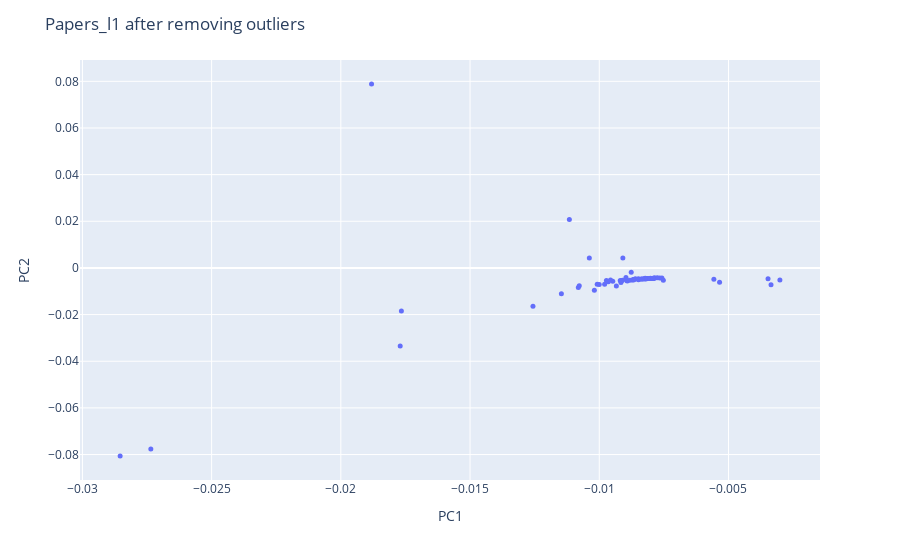

Notebook source saved alongside this figure:
### Code cell
#from above plot, we can observe that professor GuzmanRosemary and QuanZhiyu are obvious outliers.
#So we remove them and regenerate the plot
new_papers_l1_pca = papers_l1_pca.drop(['GuzmanRosemaryK_papers','WeiWei_papers','FadinaTolulope_papers'])
papers_fig_newl1 = px.scatter(new_papers_l1_pca, x='PC1', y='PC2', hover_name=new_papers_l1_pca.index)
papers_fig_newl1.update_traces(marker=dict(size=5))
papers_fig_newl1.update_layout(title = 'Papers_l1 after removing outliers')
papers_fig_newl1.show()

### Figure 1 — Plotly figure (JSON) as saved in the notebook; plotly's stock layout.template omitted (floating-point values rounded to 4 significant figures)
{"data": [{"hovertemplate": "<b>%{hovertext}</b><br><br>PC1=%{x}<br>PC2=%{y}<extra></extra>", "hovertext": ["AhlgrenScottD_papers", "AlbinPierre_papers", "BaloghJózsef_papers", "BaryshnikovYuliyM_papers", "Berwick-EvansDaniel_papers", "BocaFlorin-Petre_papers", "BradlowStevenBenjamin_papers", "BronskiJaredC_papers", "CooneyDanielB_papers", "DeVilleRELee_papers", "DeyParthaSarathi_papers", "DiFrancescoPhilippe_papers", "DoddChristopher_papers", "DunfieldNathanM_papers", "DuttaSankarPrasad_papers", "DuursmaIwanMaynard_papers", "ErdoğanMehmetBurak_papers", "FengRunhuan_papers", "FernandesRuiLoja_papers", "FordKevinB_papers", "HaboushWilliamJ_papers", "HellerJeremiahBen_papers", "HinkkanenAimo_papers", "HiraniAnilN_papers", "HungPei-Ken_papers", "HurVeraMikyoung_papers", "IvanovSergeiVladimirovich_papers", "JandaFelix_papers", "JingXiaochen_papers", "JungeMarius_papers", "KatzSheldonH_papers", "KedemRinat_papers", "KermanEly_papers", "KirkpatrickKayLene_papers", "KirrEduard_papers", "KostochkaAlexandrV_papers", "KutzarovaDenkaN_papers", "LaNaveGabriele_papers", "LaugesenRichardSnyder_papers", "LeditzkyFelix_papers", "LermanEugeneM_papers", "LiXiaochun_papers", "LiuYuan_papers", "McCarthyRandy_papers", "MineyevIgor_papers", "NikolaevIgorG_papers", "OikhbergTimur_papers", "PascaleffJamesThomas_papers", "RaptiZoi_papers", "RasmussenJacob_papers", "RasmussenSarahDean_papers", "RezkCharlesW_papers", "ReznickBruce_papers", "SongRenming_papers", "SowersRichardB_papers", "StojanoskaVesna_papers", "ThornerJesse_papers", "TolmanSusan_papers", "TumanovAlexander_papers", "TysonJeremyT_papers", "TzirakisNikolaos_papers", "WuXuan_papers", "YongAlexanderTF_papers", "YoungAmanda_papers", "ZaharescuAlexandru_papers", "ZharnitskyVadim_papers"], "legendgroup": "", "marker": {"color": "#636efa", "size": 5, "symbol": "circle"}, "mode": "markers", "name": "", "orientation": "v", "showlegend": false, "type": "scatter", "x": [-0.008256, -0.008967, -0.00766, -0.008763, -0.008731, -0.007849, -0.01008, -0.007892, -0.01766, -0.007576, -0.008674, -0.008052, -0.01257, -0.009087, -0.02854, -0.01147, -0.008161, -0.005566, -0.009477, -0.007864, -0.0177, -0.008916, -0.008485, -0.009096, -0.01881, -0.008138, -0.01116, -0.01, -0.00347, -0.007954, -0.01019, -0.008036, -0.009131, -0.008297, -0.008671, -0.007755, -0.008021, -0.01081, -0.007521, -0.008197, -0.008486, -0.009189, -0.009723, -0.01077, -0.01038, -0.02735, -0.008033, -0.009793, -0.007917, -0.008375, -0.008603, -0.008822, -0.008665, -0.008475, -0.003011, -0.009161, -0.008215, -0.008925, -0.009649, -0.009565, -0.008224, -0.005345, -0.009339, -0.003354, -0.007921, -0.008346], "xaxis": "x", "y": [-0.004669, -0.004121, -0.004284, -0.00182, -0.00517, -0.004343, -0.006997, -0.004394, -0.01846, -0.004367, -0.005169, -0.004497, -0.01638, 0.004236, -0.08057, -0.01102, -0.004581, -0.004875, -0.005742, -0.004342, -0.03343, -0.005569, -0.004592, -0.005241, 0.0788, -0.004575, 0.02077, -0.00708, -0.004672, -0.004491, -0.009515, -0.004491, -0.005434, -0.004709, -0.00498, -0.004256, -0.004461, -0.008366, -0.005307, -0.004706, -0.005039, -0.005404, -0.00541, -0.007615, 0.004257, -0.07762, -0.004477, -0.007026, -0.004428, -0.004742, -0.004659, -0.005297, -0.004969, -0.004929, -0.005154, -0.006228, -0.004618, -0.005379, -0.005879, -0.005179, -0.00438, -0.006138, -0.007726, -0.007222, -0.004525, -0.004696], "yaxis": "y"}], "layout": {"legend": {"tracegroupgap": 0}, "margin": {"t": 60}, "title": {"text": "Papers_l1 after removing outliers"}, "xaxis": {"anchor": "y", "domain": [0, 1], "title": {"text": "PC1"}}, "yaxis": {"anchor": "x", "domain": [0, 1], "title": {"text": "PC2"}}}}
